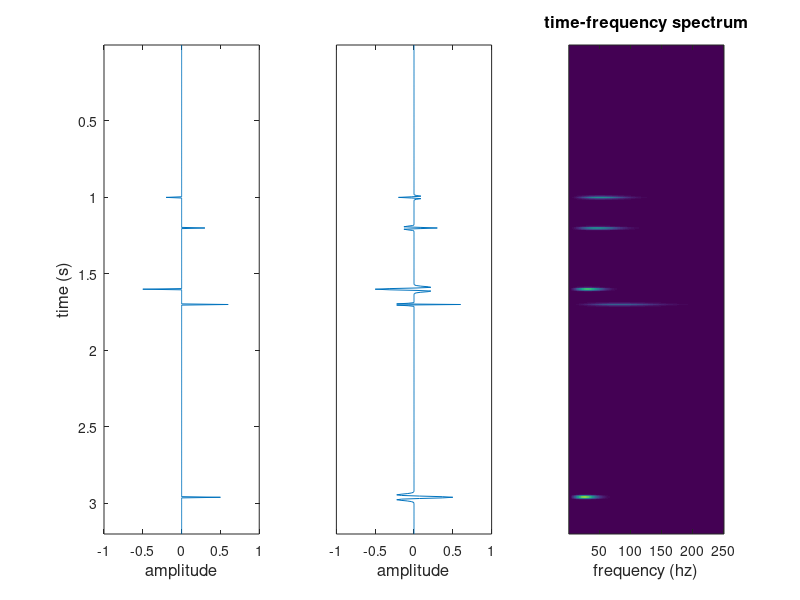

This chart was generated by the following MATLAB code:
% create a synthetic seismogram for testing MCMC code

clear all

% user controls
fp = [50 45 30 80 25]; % peak frequency of ricker wavelets
n_samp = 800; % number of samples
s_rate = 0.004; % sample rate
sig = 5; % this controls the smoothing in the t-f panel
% spike locations and magnitude
spike_1 = [250 -0.2];
spike_2 = [300 0.3];
spike_3 = [400 -0.5];
spike_4 = [425 0.6];
spike_5 = [740 0.5];

% ricker wavelet in time domain
m = 1;
for i=1:1:length(fp)
    for j=-0.2:s_rate:0.2
        f(m,i) = (1-2*pi^2*fp(i)^2*j^2)*exp(-pi^2*fp(i)^2*j^2);
        m = m + 1;
    end
    m = 1;
end

% work out approximate size of ricker wavelets
for i=1:1:length(fp)
    T(i) = (sqrt(6)/pi*fp(i));
end

% ricker wavelet in frequency domain
m = 1;
n_max = 1/s_rate;
for i=1:1:length(fp)
    for n=0:1:n_max-1
        F(i,m) = (2/sqrt(pi))*(n^2/fp(i)^3)*exp(-n^2/fp(i)^2);
        m = m + 1;
    end
    m = 1;
end

r1 = zeros(n_samp,1);
r1(spike_1(1)) = spike_1(2);

r2 = zeros(n_samp,1);
r2(spike_2(1)) = spike_2(2);

r3 = zeros(n_samp,1);
r3(spike_3(1)) = spike_3(2);

r4 = zeros(n_samp,1);
r4(spike_4(1)) = spike_4(2);

r5 = zeros(n_samp,1);
r5(spike_5(1)) = spike_5(2);

refl = r1+r2+r3+r4+r5;

% create some seismic
s1 = filter2(f(:,1),r1,'same');
s2 = filter2(f(:,2),r2,'same');
s3 = filter2(f(:,3),r3,'same');
s4 = filter2(f(:,4),r4,'same');
s5 = filter2(f(:,5),r5,'same');

% create seismic
seis = s1+s2+s3+s4+s5;

% create time-frequency display
time_freq = zeros(n_samp,n_max);

for i=(spike_1(1)-round(T(1)/2)):1:(spike_1(1)+round(T(1)/2))
    time_freq(i,:) = time_freq(i,:) + F(1,:)*exp(-(spike_1(1)-i)^2/sig);
end

for i=(spike_2(1)-round(T(2)/2)):1:(spike_2(1)+round(T(2)/2))
    time_freq(i,:) = time_freq(i,:) + F(2,:)*exp(-(spike_2(1)-i)^2/sig);
end

for i=(spike_3(1)-round(T(3)/2)):1:(spike_3(1)+round(T(3)/2))
    time_freq(i,:) = time_freq(i,:) + F(3,:)*exp(-(spike_3(1)-i)^2/sig);
end

for i=(spike_4(1)-round(T(4)/2)):1:(spike_4(1)+round(T(4)/2))
    time_freq(i,:) = time_freq(i,:) + F(4,:)*exp(-(spike_4(1)-i)^2/sig);
end

for i=(spike_5(1)-round(T(5)/2)):1:(spike_5(1)+round(T(5)/2))
    time_freq(i,:) = time_freq(i,:) + F(5,:)*exp(-(spike_5(1)-i)^2/sig);
end

figure(1)
subplot(1,3,1);
plot(refl,(1:n_samp)*s_rate); set(gca,'YDir','reverse') 
ylabel('time (s)','FontSize',12)
xlabel('amplitude','FontSize',12)
axis tight;
xlim([-1 1]);

subplot(1,3,2);
plot(seis,(1:n_samp)*s_rate); set(gca,'YDir','reverse') 
xlabel('amplitude','FontSize',12)
set(gca,'YTick',[])
axis tight;
xlim([-1 1]);

subplot(1,3,3);
imagesc(time_freq);
xlabel('frequency (hz)','FontSize',12)
set(gca,'YTick',[])
title('time-frequency spectrum','FontSize',12)
axis tight;

% zero out low amplitudes
for i=1:1:length(seis)
   if abs(seis(i)) < 1e-4
       seis(i) = 0;
   end
end

% dlmwrite('decomp.dat',[100 100 seis'],'delimiter','\t','precision', 8)

% make time_freq take account of wavelet length
